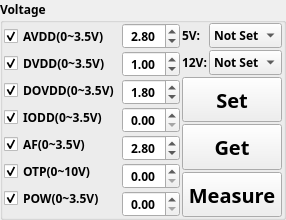
         <widget class="QGroupBox" name="groupBox">
          <property name="sizePolicy">
           <sizepolicy hsizetype="Ignored" vsizetype="Preferred">
            <horstretch>0</horstretch>
            <verstretch>0</verstretch>
           </sizepolicy>
          </property>
          <property name="font">
           <font>
            <family>Microsoft Tai Le</family>
            <pointsize>9</pointsize>
            <weight>75</weight>
            <bold>true</bold>
           </font>
          </property>
          <property name="title">
           <string>Voltage</string>
          </property>
          <layout class="QHBoxLayout" name="horizontalLayout_19">
           <property name="spacing">
            <number>2</number>
           </property>
           <property name="leftMargin">
            <number>1</number>
           </property>
           <property name="topMargin">
            <number>0</number>
           </property>
           <property name="rightMargin">
            <number>1</number>
           </property>
           <property name="bottomMargin">
            <number>0</number>
           </property>
           <item>
            <layout class="QVBoxLayout" name="verticalLayout_3">
             <property name="spacing">
              <number>2</number>
             </property>
             <item>
              <widget class="QCheckBox" name="avddVolt_checkBox">
               <property name="text">
                <string notr="true">AVDD(0~3.5V)</string>
               </property>
               <property name="checked">
                <bool>true</bool>
               </property>
              </widget>
             </item>
             <item>
              <widget class="QCheckBox" name="dvddVolt_checkBox">
               <property name="text">
                <string notr="true">DVDD(0~3.5V)</string>
               </property>
               <property name="checked">
                <bool>true</bool>
               </property>
              </widget>
             </item>
             <item>
              <widget class="QCheckBox" name="dovddVolt_checkBox">
               <property name="text">
                <string notr="true">DOVDD(0~3.5V)</string>
               </property>
               <property name="checked">
                <bool>true</bool>
               </property>
              </widget>
             </item>
             <item>
              <widget class="QCheckBox" name="ioddVolt_checkBox">
               <property name="text">
                <string notr="true">IODD(0~3.5V)</string>
               </property>
               <property name="checked">
                <bool>true</bool>
               </property>
              </widget>
             </item>
             <item>
              <widget class="QCheckBox" name="afVolt_checkBox">
               <property name="text">
                <string notr="true">AF(0~3.5V)</string>
               </property>
               <property name="checked">
                <bool>true</bool>
               </property>
              </widget>
             </item>
             <item>
              <widget class="QCheckBox" name="vfuseVolt_checkBox">
               <property name="text">
                <string notr="true">OTP(0~10V)</string>
               </property>
               <property name="checked">
                <bool>true</bool>
               </property>
              </widget>
             </item>
             <item>
              <widget class="QCheckBox" name="powVolt_checkBox">
               <property name="text">
                <string notr="true">POW(0~3.5V)</string>
               </property>
               <property name="checked">
                <bool>true</bool>
               </property>
              </widget>
             </item>
            </layout>
           </item>
           <item>
            <layout class="QVBoxLayout" name="verticalLayout_2">
             <property name="spacing">
              <number>2</number>
             </property>
             <item>
              <widget class="QDoubleSpinBox" name="avddVolt_doubleSpinBox">
               <property name="alignment">
                <set>Qt::AlignCenter</set>
               </property>
               <property name="prefix">
                <string notr="true"/>
               </property>
               <property name="suffix">
                <string notr="true"/>
               </property>
               <property name="decimals">
                <number>2</number>
               </property>
               <property name="maximum">
                <double>3.500000000000000</double>
               </property>
               <property name="singleStep">
                <double>0.100000000000000</double>
               </property>
               <property name="value">
                <double>2.800000000000000</double>
               </property>
              </widget>
             </item>
             <item>
              <widget class="QDoubleSpinBox" name="dvddVolt_doubleSpinBox">
               <property name="alignment">
                <set>Qt::AlignCenter</set>
               </property>
               <property name="prefix">
                <string notr="true"/>
               </property>
               <property name="suffix">
                <string notr="true"/>
               </property>
               <property name="decimals">
                <number>2</number>
               </property>
               <property name="maximum">
                <double>3.500000000000000</double>
               </property>
               <property name="singleStep">
                <double>0.100000000000000</double>
               </property>
               <property name="value">
                <double>1.000000000000000</double>
               </property>
              </widget>
             </item>
             <item>
              <widget class="QDoubleSpinBox" name="dovddVolt_doubleSpinBox">
               <property name="alignment">
                <set>Qt::AlignCenter</set>
               </property>
               <property name="prefix">
                <string notr="true"/>
               </property>
               <property name="suffix">
                <string notr="true"/>
               </property>
               <property name="decimals">
                <number>2</number>
               </property>
               <property name="maximum">
                <double>3.500000000000000</double>
               </property>
               <property name="singleStep">
                <double>0.100000000000000</double>
               </property>
               <property name="value">
                <double>1.800000000000000</double>
               </property>
              </widget>
             </item>
             <item>
              <widget class="QDoubleSpinBox" name="ioddVolt_doubleSpinBox">
               <property name="alignment">
                <set>Qt::AlignCenter</set>
               </property>
               <property name="prefix">
                <string notr="true"/>
               </property>
               <property name="suffix">
                <string notr="true"/>
               </property>
               <property name="decimals">
                <number>2</number>
               </property>
               <property name="maximum">
                <double>3.500000000000000</double>
               </property>
               <property name="singleStep">
                <double>0.100000000000000</double>
               </property>
               <property name="value">
                <double>0.000000000000000</double>
               </property>
              </widget>
             </item>
             <item>
              <widget class="QDoubleSpinBox" name="afVolt_doubleSpinBox">
               <property name="alignment">
                <set>Qt::AlignCenter</set>
               </property>
               <property name="prefix">
                <string notr="true"/>
               </property>
               <property name="suffix">
                <string notr="true"/>
               </property>
               <property name="decimals">
                <number>2</number>
               </property>
               <property name="maximum">
                <double>3.500000000000000</double>
               </property>
               <property name="singleStep">
                <double>0.100000000000000</double>
               </property>
               <property name="value">
                <double>2.800000000000000</double>
               </property>
              </widget>
             </item>
             <item>
              <widget class="QDoubleSpinBox" name="vfuseVolt_doubleSpinBox">
               <property name="alignment">
                <set>Qt::AlignCenter</set>
               </property>
               <property name="prefix">
                <string notr="true"/>
               </property>
               <property name="suffix">
                <string notr="true"/>
               </property>
               <property name="decimals">
                <number>2</number>
               </property>
               <property name="maximum">
                <double>10.000000000000000</double>
               </property>
               <property name="singleStep">
                <double>0.100000000000000</double>
               </property>
               <property name="value">
                <double>0.000000000000000</double>
               </property>
              </widget>
             </item>
             <item>
              <widget class="QDoubleSpinBox" name="powVolt_doubleSpinBox">
               <property name="alignment">
                <set>Qt::AlignCenter</set>
               </property>
               <property name="prefix">
                <string notr="true"/>
               </property>
               <property name="suffix">
                <string notr="true"/>
               </property>
               <property name="decimals">
                <number>2</number>
               </property>
               <property name="maximum">
                <double>3.500000000000000</double>
               </property>
               <property name="singleStep">
                <double>0.100000000000000</double>
               </property>
               <property name="value">
                <double>0.000000000000000</double>
               </property>
              </widget>
             </item>
            </layout>
           </item>
           <item>
            <layout class="QVBoxLayout" name="verticalLayout_4">
             <property name="spacing">
              <number>2</number>
             </property>
             <item>
              <layout class="QHBoxLayout" name="horizontalLayout">
               <item>
                <widget class="QLabel" name="vol5Vlabel">
                 <property name="sizePolicy">
                  <sizepolicy hsizetype="Preferred" vsizetype="Fixed">
                   <horstretch>0</horstretch>
                   <verstretch>0</verstretch>
                  </sizepolicy>
                 </property>
                 <property name="text">
                  <string notr="true">5V:</string>
                 </property>
                </widget>
               </item>
               <item>
                <widget class="QComboBox" name="vol5VcomboBox">
                 <property name="currentIndex">
                  <number>2</number>
                 </property>
                 <item>
                  <property name="text">
                   <string notr="true">OFF</string>
                  </property>
                 </item>
                 <item>
                  <property name="text">
                   <string notr="true">ON</string>
                  </property>
                 </item>
                 <item>
                  <property name="text">
                   <string>Not Set</string>
                  </property>
                 </item>
                </widget>
               </item>
              </layout>
             </item>
             <item>
              <layout class="QHBoxLayout" name="horizontalLayout_18">
               <item>
                <widget class="QLabel" name="vol12Vlabel">
                 <property name="sizePolicy">
                  <sizepolicy hsizetype="Preferred" vsizetype="Fixed">
                   <horstretch>0</horstretch>
                   <verstretch>0</verstretch>
                  </sizepolicy>
                 </property>
                 <property name="text">
                  <string notr="true">12V:</string>
                 </property>
                </widget>
               </item>
               <item>
                <widget class="QComboBox" name="vol12VcomboBox">
                 <property name="currentIndex">
                  <number>2</number>
                 </property>
                 <item>
                  <property name="text">
                   <string notr="true">OFF</string>
                  </property>
                 </item>
                 <item>
                  <property name="text">
                   <string notr="true">ON</string>
                  </property>
                 </item>
                 <item>
                  <property name="text">
                   <string>Not Set</string>
                  </property>
                 </item>
                </widget>
               </item>
              </layout>
             </item>
             <item>
              <widget class="QPushButton" name="vlotsetpushButton">
               <property name="sizePolicy">
                <sizepolicy hsizetype="Ignored" vsizetype="Preferred">
                 <horstretch>0</horstretch>
                 <verstretch>0</verstretch>
                </sizepolicy>
               </property>
               <property name="minimumSize">
                <size>
                 <width>0</width>
                 <height>0</height>
                </size>
               </property>
               <property name="font">
                <font>
                 <family>Microsoft Tai Le</family>
                 <pointsize>15</pointsize>
                </font>
               </property>
               <property name="text">
                <string>Set</string>
               </property>
              </widget>
             </item>
             <item>
              <widget class="QPushButton" name="voltreadpushButton">
               <property name="sizePolicy">
                <sizepolicy hsizetype="Ignored" vsizetype="Preferred">
                 <horstretch>0</horstretch>
                 <verstretch>0</verstretch>
                </sizepolicy>
               </property>
               <property name="font">
                <font>
                 <family>Microsoft Tai Le</family>
                 <pointsize>15</pointsize>
                </font>
               </property>
               <property name="text">
                <string>Get</string>
               </property>
              </widget>
             </item>
             <item>
              <widget class="QPushButton" name="voltMeasurepushButton">
               <property name="sizePolicy">
                <sizepolicy hsizetype="Ignored" vsizetype="Preferred">
                 <horstretch>0</horstretch>
                 <verstretch>0</verstretch>
                </sizepolicy>
               </property>
               <property name="font">
                <font>
                 <family>Microsoft Tai Le</family>
                 <pointsize>15</pointsize>
                </font>
               </property>
               <property name="text">
                <string>Measure</string>
               </property>
              </widget>
             </item>
            </layout>
           </item>
          </layout>
         </widget>
